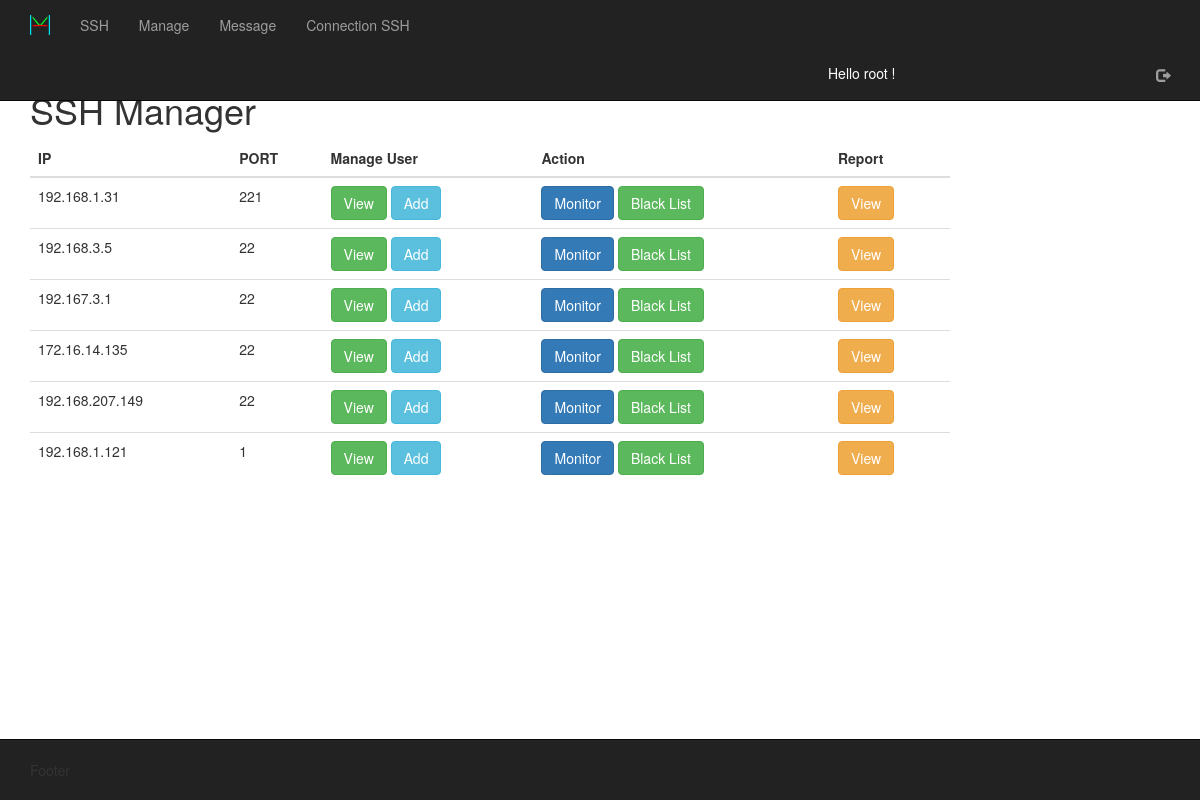
Before: /ssh/manage/ (signed in) with the older database file.
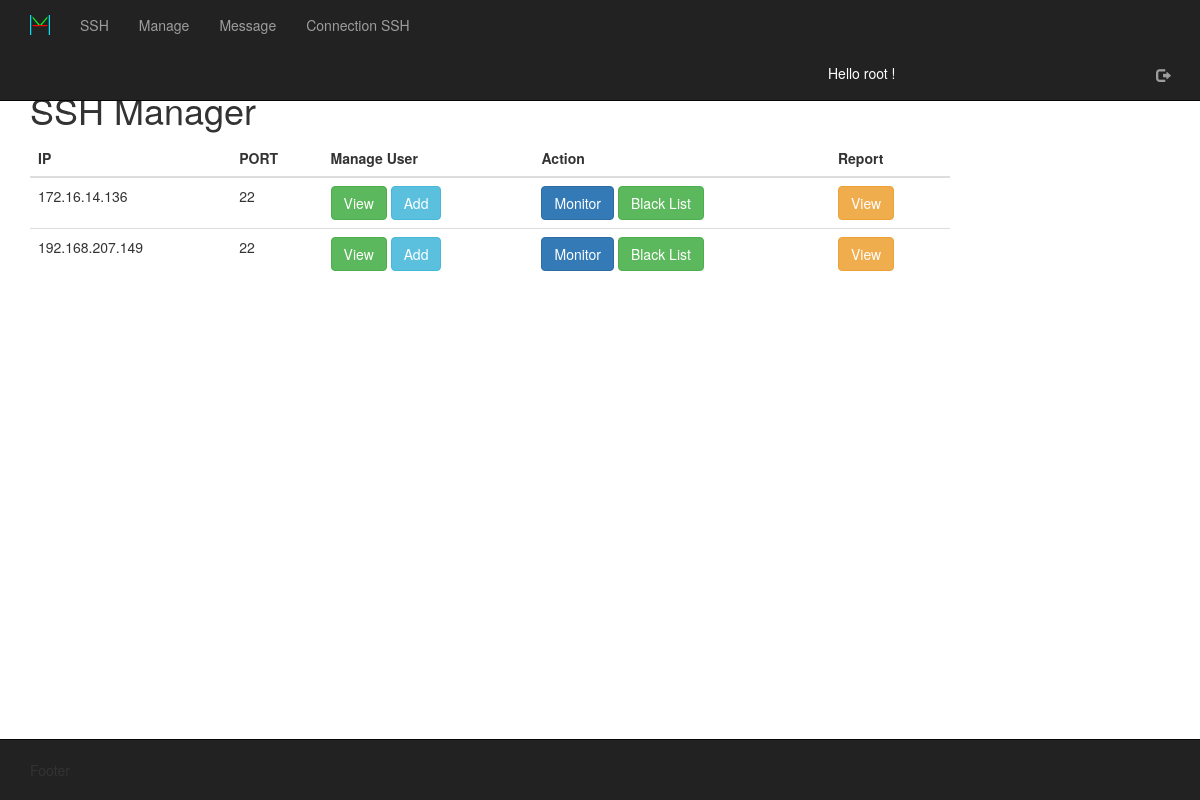
After: the same page with the newer database file.
### ssh/models.py (models this page shows, shortened)
class SSH(models.Model):
	ip = models.CharField(max_length=15,null=True)
	port = models.IntegerField(default=22,null=True)
	username = models.CharField(max_length=100,null=True)
	password = models.CharField(max_length=100,null=True)
	pub_date = models.DateTimeField(default=timezone.now)
	area = models.ForeignKey('Location.Area',on_delete=models.CASCADE)

### ssh/views.py (the view)
@login_required(login_url='/login')
def manage(request):
	if not request.user.is_staff:
		return redirect('/')
	try:#Get admin's location
		if request.user.is_superuser:
			getLocation = AdminSSH.objects.all()
			getSSH = SSH.objects.all()
		else:
			getLocation = get_object_or_404(AdminSSH, admin__username=request.user.username)
			getSSH = SSH.objects.filter(area__id=getLocation.location.id)
		getBlackList = BlackList.objects.all()
		context ={
		'object':getSSH,
		'blacklist':getBlackList
		}
	except:
		return render(request, 'manage.html')
	return render(request, 'manage.html',context)

### templates/manage.html (shortened to what this page needs)
{% extends "base.html" %}
{% block title %}SSH Manager{% endblock %}
{% block content %}
<table class="table">
    <thead>
      <tr>
        <th>IP</th>
        <th>PORT</th>
        <th>Manage User</th>
        <th>Action</th>
        <th>Report</th>
      </tr>
    </thead>
    <tbody>
    	{% if object %}
    		{% for i in object %}
    			<tr>
    				<td>{{i.ip}}</td>
    				<td>{{i.port}}</td>
    				<td><button type="button" class="btn btn-success viewUser" id="{{i.id}}" data-toggle="modal" data-target="#myModal">View</button> <button type="button" class="btn btn-info addUser" id="{{i.id}}" data-toggle="modal" data-target="#myModal1">Add</button></td>
    				<td><a href="{% url 'ssh:monitor' i.id %}" type="button" class="btn btn-primary"">Monitor</a>
              <button type="button" class="btn btn-success checkBlackList" id="{{i.id}}" data-toggle="modal" data-target="#myModal2">Black List</button></td>
            <td><a href="{% url 'ssh:logSSH' i.id %}" class="btn btn-warning viewLog" id="{{i.id}}" >View</a></td>
    			</tr>
    		{% endfor %}
    	{% endif %}
    </tbody>
  </table>
{% endblock %}

Changed rows visible on the page:
removed SSH: ip "192.168.1.31", port "221"
removed SSH: ip "192.168.3.5", port "22"
removed SSH: ip "192.167.3.1", port "22"
removed SSH: ip "192.168.1.121", port "1"
changed SSH (number 1 of 2 on the later page): ip "172.16.14.135" → "172.16.14.136"
